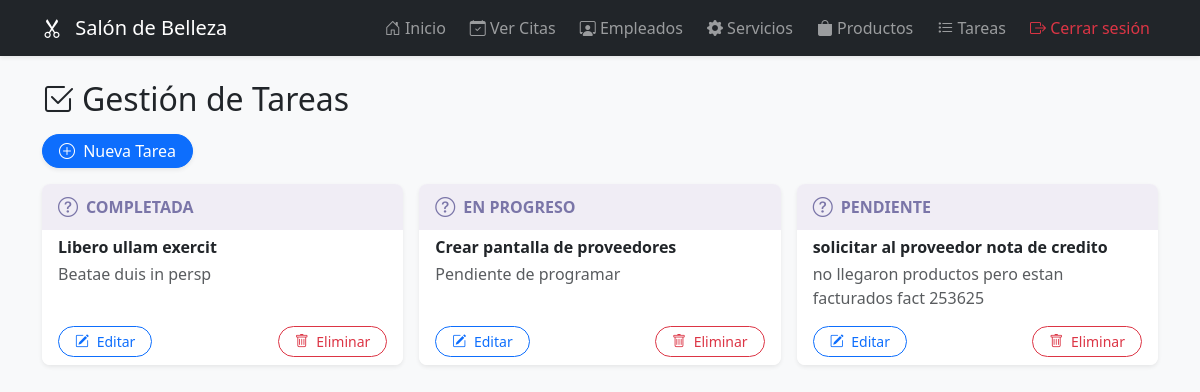
The page /tareas (signed in) on the database as committed earlier.
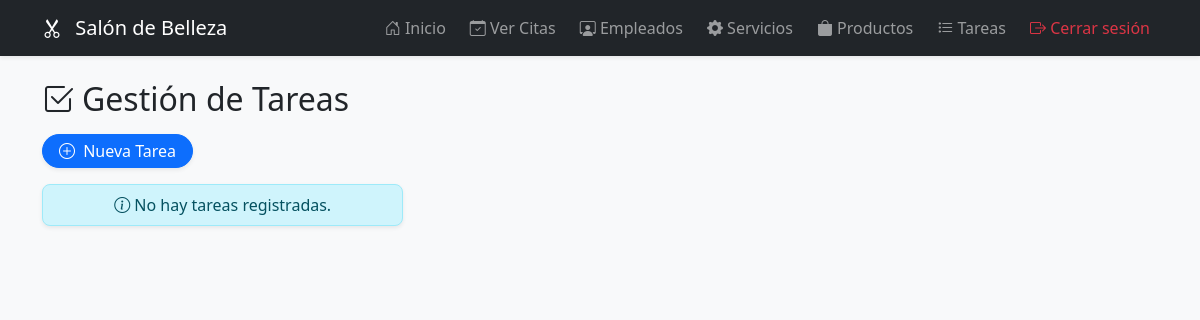
The same page on the database as committed later.
### models.py (models this page shows)
class Tarea(db.Model):
    id = db.Column(db.Integer, primary_key=True)
    titulo = db.Column(db.String(100), nullable=False)
    descripcion = db.Column(db.Text, nullable=True)
    estado = db.Column(db.String(20), nullable=False, default='pendiente')  # pendiente, en_progreso, completada
    fecha_creacion = db.Column(db.DateTime, default=datetime.utcnow)

### main.py (the view, shortened to what this page needs)
@app.route('/tareas', methods=['GET', 'POST'])
@login_required
def tareas():
    tareas = Tarea.query.order_by(Tarea.estado).all()
    return render_template('admin/tareas.html', tareas=tareas)

### main.py (called while the page is built)
def login_required(f):
    @wraps(f)
    def decorated(*args, **kwargs):
        if not session.get('logged_in'):
            return redirect(url_for('login'))
        return f(*args, **kwargs)
    return decorated

### templates/admin/tareas.html (shortened to what this page needs)
{% extends 'admin/layout.html' %}
{% block content %}
<h2 class="mb-3"><i class="bi bi-check2-square me-2"></i>Gestión de Tareas</h2>
<div class="d-flex justify-content-between align-items-center mb-3">
  <a href="{{ url_for('nueva_tarea') }}" class="btn btn-primary rounded-pill px-3 py-1 shadow-sm">
    <i class="bi bi-plus-circle"></i> Nueva Tarea
  </a>
</div>
<div class="row row-cols-1 row-cols-md-2 row-cols-lg-3 g-3">
  {% for tarea in tareas %}
    {% set estado = tarea.estado %}
    <div class="col">
      <div class="card shadow-sm h-100 border-0 rounded-3 overflow-hidden">
        <div class="card-header py-2 estado-header d-flex align-items-center gap-2
             {% if estado == 'pendiente' %}bg-pendiente
             {% elif estado == 'en_progreso' %}bg-en_progreso
             {% elif estado == 'completada' %}bg-completada
             {% else %}bg-otro
             {% endif %}">
          {% if estado == 'pendiente' %}
            <i class="bi bi-hourglass-split fs-5 animate-icon"></i>
          {% elif estado == 'en_progreso' %}
            <i class="bi bi-arrow-repeat fs-5 animate-icon spin"></i>
          {% elif estado == 'completada' %}
            <i class="bi bi-check-circle-fill fs-5 animate-icon"></i>
          {% else %}
            <i class="bi bi-question-circle fs-5 animate-icon"></i>
          {% endif %}
          <strong class="text-uppercase fw-semibold mb-0 fs-6">{{ estado.replace('_', ' ').capitalize() }}</strong>
        </div>
        <div class="card-body py-2 px-3">
          <h5 class="card-title fw-semibold mb-1 fs-6">{{ tarea.titulo }}</h5>
          <p class="card-text text-muted mb-1 fs-7">{{ tarea.descripcion or 'Sin descripción' }}</p>
        </div>
        <div class="card-footer bg-white d-flex justify-content-between border-0 pt-1 pb-2 px-3">
          <a href="{{ url_for('editar_tarea', id=tarea.id) }}" class="btn btn-outline-primary btn-sm rounded-pill px-3 py-1 fs-7">
            <i class="bi bi-pencil-square"></i> Editar
          </a>
          <form action="{{ url_for('eliminar_tarea', id=tarea.id) }}" method="POST" class="d-inline">
            <button class="btn btn-outline-danger btn-sm rounded-pill px-3 py-1 fs-7" onclick="return confirm('¿Eliminar tarea?');">
              <i class="bi bi-trash"></i> Eliminar
            </button>
          </form>
        </div>
      </div>
    </div>
  {% else %}
    <div class="col-12">
      <div class="alert alert-info text-center rounded-3 shadow-sm py-2 fs-6" role="alert">
        <i class="bi bi-info-circle"></i> No hay tareas registradas.
      </div>
    </div>
  {% endfor %}
</div>
{% endblock %}

Rows that differ between the two databases and show on the page:
removed Tarea: replace "COMPLETADA", titulo "Libero ullam exercit", descripcion "Beatae duis in persp"
removed Tarea: replace "EN PROGRESO", titulo "Crear pantalla de proveedores", descripcion "Pendiente de programar"
removed Tarea: replace "PENDIENTE", titulo "solicitar al proveedor nota de credito", descripcion "no llegaron productos pero estan facturados fact 253625"
Other text that changed with them:
text now shown: "No hay tareas registradas."
